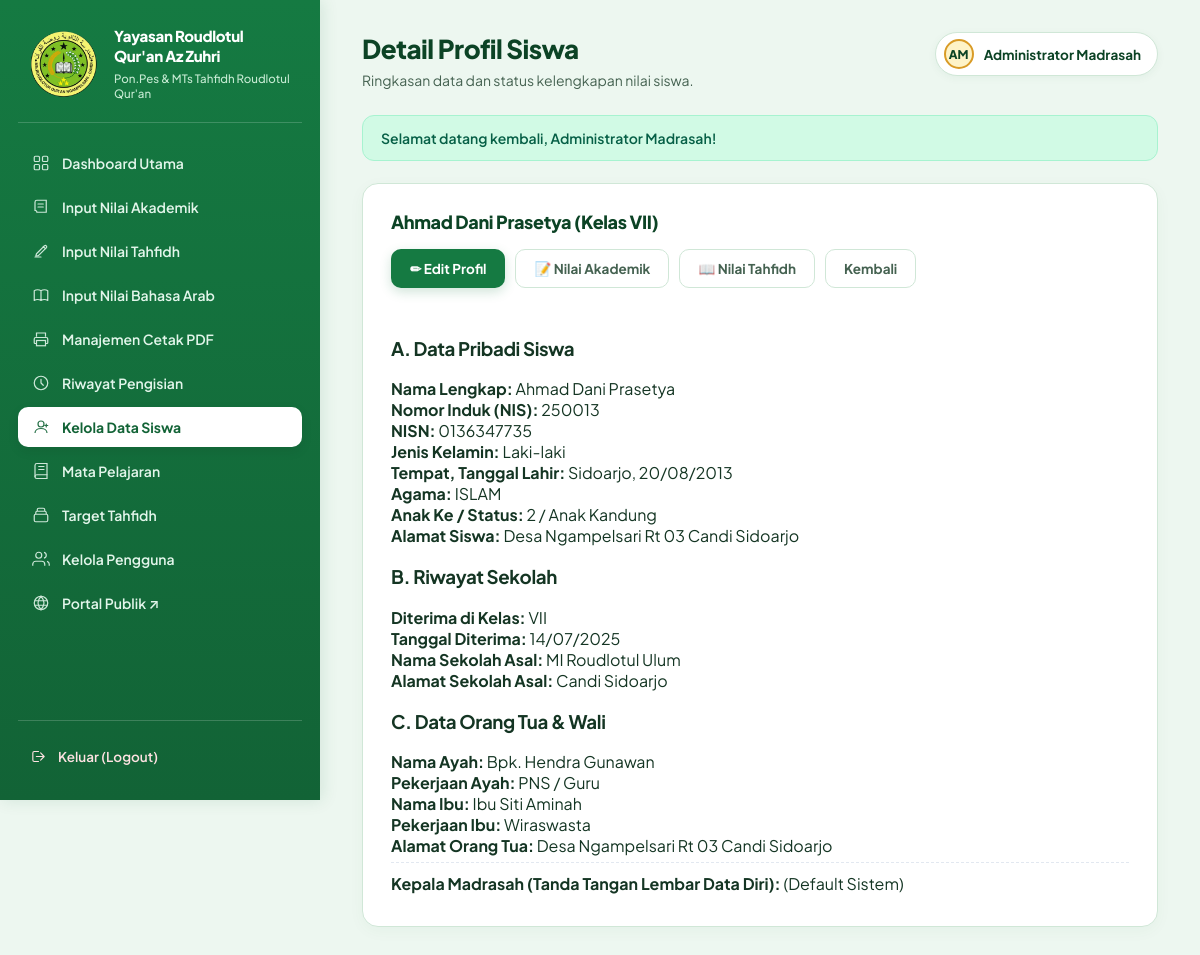
Screenshot of /staff/siswa/detail.php?id=2 (signed in) with the database file from the repository.
### tables this page shows
CREATE TABLE IF NOT EXISTS `guardians` (
    `id` INT UNSIGNED AUTO_INCREMENT PRIMARY KEY,
    `student_id` INT UNSIGNED NOT NULL UNIQUE,
    `nama_ayah` VARCHAR(150) NULL,
    `nama_ibu` VARCHAR(150) NULL,
    `alamat_orang_tua` TEXT NULL,
    `pekerjaan_ayah` VARCHAR(100) NULL,
    `pekerjaan_ibu` VARCHAR(100) NULL,
    `nama_wali` VARCHAR(150) NULL,
    `alamat_wali` TEXT NULL,
    `pekerjaan_wali` VARCHAR(100) NULL,
    CONSTRAINT `fk_guardians_student` FOREIGN KEY (`student_id`) REFERENCES `students`(`id`) ON DELETE CASCADE
);

CREATE TABLE IF NOT EXISTS `students` (
    `id` INT UNSIGNED AUTO_INCREMENT PRIMARY KEY,
    `nis` VARCHAR(30) NOT NULL UNIQUE,
    `nisn` VARCHAR(20) NOT NULL UNIQUE,
    `nama` VARCHAR(150) NOT NULL,
    `jenis_kelamin` ENUM('L', 'P') NOT NULL,
    `tempat_lahir` VARCHAR(100) NOT NULL,
    `tanggal_lahir` DATE NOT NULL,
    `agama` VARCHAR(30) NOT NULL DEFAULT 'ISLAM',
    `anak_ke` TINYINT UNSIGNED NULL,
    `status_keluarga` VARCHAR(50) NULL,
    `alamat` TEXT NOT NULL,
    `kelas` VARCHAR(30) NOT NULL,
    `tanggal_diterima` DATE NULL,
    `sekolah_asal` VARCHAR(150) NULL,
    `alamat_sekolah_asal` TEXT NULL,
    `nama_kepala_madrasah` VARCHAR(150) NULL,
    `created_at` TIMESTAMP NOT NULL DEFAULT CURRENT_TIMESTAMP,
    `updated_at` TIMESTAMP NOT NULL DEFAULT CURRENT_TIMESTAMP ON UPDATE CURRENT_TIMESTAMP,
    INDEX `idx_students_nama` (`nama`),
    INDEX `idx_students_kelas` (`kelas`)
);

### includes/fungsi.php (called while the page is built, shortened)
<?php
function e(?string $value): string
{
    return htmlspecialchars($value ?? '', ENT_QUOTES, 'UTF-8');
}
function base_url(string $path = ''): string
{
    static $baseUrl = null;
    if ($baseUrl === null) {
        $docRoot = $_SERVER['DOCUMENT_ROOT'] ?? '';
        $rootDir = str_replace('\\', '/', realpath(__DIR__ . '/..') ?: '');
        $docRootDir = str_replace('\\', '/', realpath($docRoot) ?: '');
        if ($rootDir !== '' && $docRootDir !== '' && strpos($rootDir, $docRootDir) === 0) {
            $subPath = substr($rootDir, strlen($docRootDir));
            $baseUrl = rtrim($subPath, '/');
        } else {
            $baseUrl = '';
        }
    }
    $cleanPath = '/' . ltrim($path, '/');
    return ($path === '' || $path === '/') ? ($baseUrl ?: '/') : ($baseUrl . $cleanPath);
}

### staff/siswa/detail.php (the view, shortened to what this page needs)
<?php
require_once __DIR__ . '/../../config/koneksi.php';
require_once __DIR__ . '/../../includes/fungsi.php';
$id = filter_input(INPUT_GET, 'id', FILTER_VALIDATE_INT);
$stmt = $pdo->prepare("SELECT s.*, g.nama_ayah, g.nama_ibu, g.alamat_orang_tua, g.pekerjaan_ayah, g.pekerjaan_ibu, g.nama_wali, g.alamat_wali, g.pekerjaan_wali
                       FROM students s
                       LEFT JOIN guardians g ON g.student_id = s.id
                       WHERE s.id = :id LIMIT 1");
$stmt->execute(['id' => $id]);
$student = $stmt->fetch();
require_once __DIR__ . '/../../includes/header.php';
?>
<div class="data-section">
    <div class="data-header">
        <h2><?= e($student['nama']) ?> (Kelas <?= e($student['kelas']) ?>)</h2>
        <div style="display:flex; gap:10px;">
            <a href="<?= e(base_url('/staff/siswa/edit.php?id=' . (int)$student['id'])) ?>" class="btn btn-primary">✏ Edit Profil</a>
            <a href="<?= e(base_url('/staff/nilai/input.php?student_id=' . (int)$student['id'])) ?>" class="btn btn-secondary">📝 Nilai Akademik</a>
            <a href="<?= e(base_url('/staff/tahfidh/input.php?student_id=' . (int)$student['id'])) ?>" class="btn btn-secondary">📖 Nilai Tahfidh</a>
            <a href="<?= e(base_url('/staff/siswa/index.php')) ?>" class="btn btn-secondary">Kembali</a>
        </div>
    </div>
    <div class="form-container" style="box-shadow:none; padding:10px 0;">
        <div class="form-section">
            <h3>A. Data Pribadi Siswa</h3>
            <div class="form-grid">
                <div><strong>Nama Lengkap:</strong> <?= e($student['nama']) ?></div>
                <div><strong>Nomor Induk (NIS):</strong> <?= e($student['nis']) ?></div>
                <div><strong>NISN:</strong> <?= e($student['nisn']) ?></div>
                <div><strong>Jenis Kelamin:</strong> <?= $student['jenis_kelamin'] === 'L' ? 'Laki-laki' : 'Perempuan' ?></div>
                <div><strong>Tempat, Tanggal Lahir:</strong> <?= e($student['tempat_lahir'] . ', ' . date('d/m/Y', strtotime($student['tanggal_lahir']))) ?></div>
                <div><strong>Agama:</strong> <?= e($student['agama']) ?></div>
                <div><strong>Anak Ke / Status:</strong> <?= e((string)($student['anak_ke'] ?? '-')) ?> / <?= e($student['status_keluarga'] ?? '-') ?></div>
                <div class="full-width"><strong>Alamat Siswa:</strong> <?= e($student['alamat']) ?></div>
            </div>
        </div>
        <div class="form-section">
            <h3>B. Riwayat Sekolah</h3>
            <div class="form-grid">
                <div><strong>Diterima di Kelas:</strong> <?= e($student['kelas']) ?></div>
                <div><strong>Tanggal Diterima:</strong> <?= !empty($student['tanggal_diterima']) ? date('d/m/Y', strtotime($student['tanggal_diterima'])) : '-' ?></div>
                <div><strong>Nama Sekolah Asal:</strong> <?= e($student['sekolah_asal'] ?? '-') ?></div>
                <div><strong>Alamat Sekolah Asal:</strong> <?= e($student['alamat_sekolah_asal'] ?? '-') ?></div>
            </div>
        </div>
        <div class="form-section">
            <h3>C. Data Orang Tua & Wali</h3>
            <div class="form-grid">
                <div><strong>Nama Ayah:</strong> <?= e($student['nama_ayah'] ?? '-') ?></div>
                <div><strong>Pekerjaan Ayah:</strong> <?= e($student['pekerjaan_ayah'] ?? '-') ?></div>
                <div><strong>Nama Ibu:</strong> <?= e($student['nama_ibu'] ?? '-') ?></div>
                <div><strong>Pekerjaan Ibu:</strong> <?= e($student['pekerjaan_ibu'] ?? '-') ?></div>
                <div class="full-width"><strong>Alamat Orang Tua:</strong> <?= e($student['alamat_orang_tua'] ?? '-') ?></div>
                <div class="full-width" style="border-top: 1px dashed #e2e8f0; padding-top: 10px; margin-top: 6px;">
                    <strong>Kepala Madrasah (Tanda Tangan Lembar Data Diri):</strong> <?= e($student['nama_kepala_madrasah'] ?: '(Default Sistem)') ?>
                </div>
            </div>
        </div>
    </div>
</div>
<?php require_once __DIR__ . '/../../includes/footer.php'; ?>

### assets/css/desainstaff.css (style rules this page uses)
:root { --green-900: #0C4325; --green-800: #126336; --green-700: #157A42; --green-600: #1E8E4F; --green-500: #27AE60; --gold-500: #D99B26; --gold-400: #EAB308; --gold-100: #FEF3C7; --gold-50: #FFFBEB; --paper: #EDF7F0; --card: #FFFFFF; --ink: #143523; --ink-soft: #456251; --line: #D0E7D7; --line-soft: #E2F2E7; --rose-500: #DC2626; --rose-100: #FEE2E2; --amber-500: #D97706; --amber-100: #FEF3C7; --blue-500: #2563EB; --blue-100: #DBEAFE; }
* { box-sizing: border-box; }
body { margin: 0; font-family: 'Plus Jakarta Sans', -apple-system, BlinkMacSystemFont, 'Segoe UI', Roboto, sans-serif; background-color: var(--paper); color: var(--ink); min-height: 100vh; -webkit-font-smoothing: antialiased; }
h1, h2, h3, .brand-name { font-family: 'Plus Jakarta Sans', sans-serif; font-weight: 700; letter-spacing: -0.02em; }
.panel-card, .card, .data-section { background: var(--card); border: 1px solid var(--line); border-radius: 16px; padding: 26px 28px 22px; box-shadow: 0 4px 16px rgba(18, 99, 54, 0.04); margin-bottom: 24px; }
.panel-head, .data-header { display: flex; align-items: center; justify-content: space-between; gap: 16px; flex-wrap: wrap; margin-bottom: 20px; }
.panel-head h2, .data-header h2 { font-size: 18px; font-weight: 800; color: var(--green-900); margin: 0; }
.btn, .action-btn { font-family: 'Plus Jakarta Sans', sans-serif; font-size: 13.5px; font-weight: 700; padding: 10px 18px; border-radius: 10px; border: 1px solid transparent; cursor: pointer; display: inline-flex; align-items: center; justify-content: center; gap: 8px; white-space: nowrap; text-decoration: none; transition: opacity 0.15s ease, background 0.15s ease, transform 0.1s ease, box-shadow 0.15s ease; }
.btn-ghost, .btn-secondary, .btn-cancel { background: #FFFFFF; border: 1px solid var(--line); color: var(--ink-soft); }
.btn-primary, .btn-add, .btn-save { background: var(--green-700); color: #FFFFFF; border: 1px solid transparent; box-shadow: 0 4px 12px rgba(21, 122, 66, 0.2); }

### rows the page displays
guardians: student.nama "Ahmad Dani Prasetya", student.kelas "VII", student.nis "250013", student.nisn "0136347735", student.tanggal_lahir "Sidoarjo, 20/08/2013", student.agama "ISLAM", student.anak_ke "2", student.status_keluarga "Anak Kandung", student.alamat "Desa Ngampelsari Rt 03 Candi Sidoarjo", student.tanggal_diterima "14/07/2025", student.sekolah_asal "MI Roudlotul Ulum", student.alamat_sekolah_asal "Candi Sidoarjo", nama_ayah "Bpk. Hendra Gunawan", pekerjaan_ayah "PNS / Guru", nama_ibu "Ibu Siti Aminah", pekerjaan_ibu "Wiraswasta", alamat_orang_tua "Desa Ngampelsari Rt 03 Candi Sidoarjo", student.nama_kepala_madrasah "(Default Sistem)"

### other values shown
$contentTitle "Detail Profil Siswa"
$contentSubtitle "Ringkasan data dan status kelengkapan nilai siswa."
$avatarInitials "AM"
$user['nama_lengkap'] "Administrator Madrasah"
$flash['message'] "Selamat datang kembali, Administrator Madrasah!"
